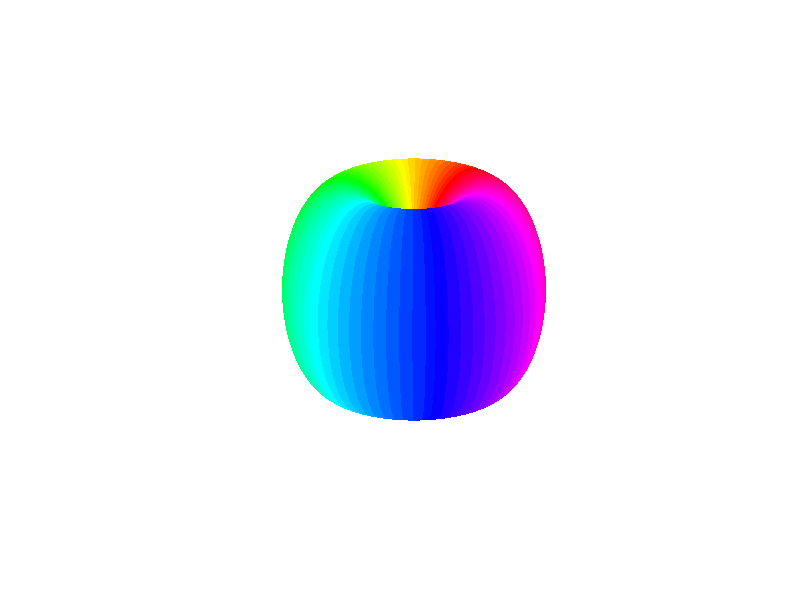

This chart was generated by the following MATLAB code: (Note: this script raises an error after producing the figure.)
% Grid points
nx = 128;
ny = 128;

% Constants
p = 0.9;
c1 = 1;
n = 1;

% Spinor components
zetaP1 = ones(nx, ny);
zeta0 = zeros(nx, ny);
zetaM1 = zeros(nx, ny);

% discretize sphere surface
resolution = 250;
delta = pi/resolution;
theta = 0:delta:pi; % altitude
phi = 0:2*delta:2*pi; % azimuth
[phi,theta] = meshgrid(phi,theta);

% Spin-1 spherical harmonics
Y_1p1 = -0.5 * sqrt(3 / (2 * pi)) * exp(1i * phi).* sin(theta);
Y_1p0 = 0.5 * sqrt(3 / pi) * cos(theta);
Y_1m1 = 0.5 * sqrt(3 / (2 * pi)) * exp(-1i * phi).* sin(theta);

% Plot spherical harmonic
zsph = zetaP1(64, 64).* Y_1p1 ...
    + zeta0(64, 64).* Y_1p0 ...
    + zetaM1(64, 64).* Y_1m1;

scale = 1.0;
zsph = zsph * scale;
xx = abs(zsph).^2.*sin(theta).*cos(phi);
yy = abs(zsph).^2.*sin(theta).*sin(phi);
zz = abs(zsph).^2.*cos(theta);

h = surf(xx,yy,zz,angle(zsph));
set(h, 'LineStyle','none')
axis off;
colormap(hsv);
clim([-pi pi]);
camlight left
camlight right
lighting phong
daspect([1 1 1]);
view(-23, 30);

exportgraphics(gca, '../../../thesis_tikz/gfx/FM-spherical.pdf');

